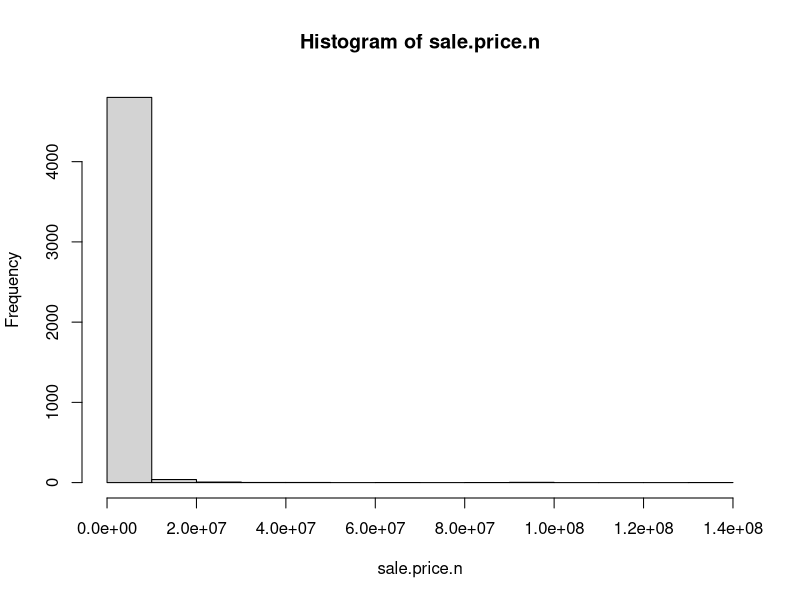
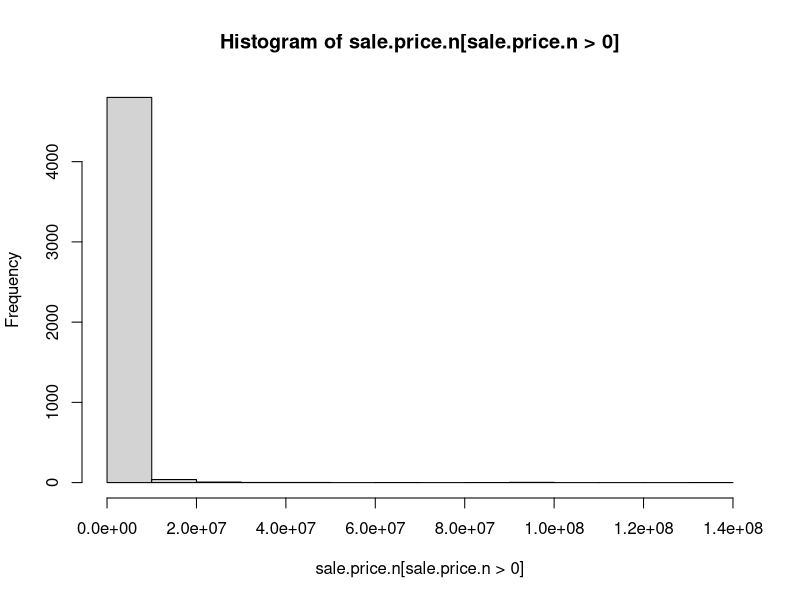

These charts were generated, in order, by the following R code: (Note: this script raises an error after producing the figures.)
# UNIT 3 and 4 Project in R 
#Dataset: Bronx
#Group Members: Nathan Mowat, Jessica Wheeler, Gilles Salomon, Christopher Woodard

#STEP 1: DOWNLOAD PACKAGES AND LOAD THEM.
require(gdata)
require(plyr)

#STEP 2: GET DATA INTO R FROM DROPBOX
setwd("C:\\Users\\natha_000\\Dropbox\\WeekThreeProject\\Analysis\\Data")
bronx <- read.csv("rollingsales_bronx.csv",skip=4,header=TRUE)

#STEP 3: CHECK DATA
head(bronx)
summary(bronx)
str(bronx)

#STEP 4: CLEAN DATA
bronx$SALE.PRICE.N <- as.numeric(gsub("[^[:digit:]]","", bronx$SALE.PRICE)) #Changes SALE.PRICE to numeric, and cleans it up creating a new variable
count(is.na(bronx$SALE.PRICE.N)) #Counts all the NA's in the dataset under SALE.PRICE.N
names(bronx) <- tolower(names(bronx)) #Changes all column names to lower case
bronx$gross.sqft <- as.numeric(gsub("[^[:digit:]]","", bronx$gross.square.feet)) #Gets rid of leading digits
bronx$land.sqft <- as.numeric(gsub("[^[:digit:]]","", bronx$land.square.feet)) #Gets rid of leading digits
bronx$sale.date <- as.Date(bronx$sale.date) # Changes sale.date to date format in R
bronx$year.built <- as.numeric(as.character(bronx$year.built)) #Changes variable to numeric from factor

#STEP 5: VISUALIZE DATA OF SALES AND GROSS.SQFT
attach(bronx)
hist(sale.price.n) # regular histogram of the data, doesn't look right.
hist(sale.price.n[sale.price.n>0]) #noticed over 15,000 missing data (or NA's) for sales.price.n
hist(gross.sqft[sale.price.n==0]) #WONT RUN AS OF NOW
detach(bronx)

bronx.sale <- bronx[bk$sale.price.n!=0,] #Keeping only the actual sales: DOESNT GET RID OF NA's, NOT ZEROES IN DATA SET, THEY ARE DASHES (-)
plot(bronx.sale$gross.sqft,bronx.sale$sale.price.n) #ScatterPlot of gross.sqft (on x-axis) vs sale.price.n (on y-axis)

#STEP 6: LOOK AT 1-3 FAMILY HOMES
bronx.homes <- bronx.sale[which(grepl("FAMILY",bronx.sale$building.class.category)),] 
dim(bronx.homes) # shows 2589 Rows and 24 Columns
plot(log(bronx.homes$gross.sqft),log(bronx.homes$sale.price.n)) #Plot of Log transform of gross.sqft and sale.price.n
summary(bronx.homes[which(bronx.homes$sale.price.n<100000),]) #Summary of sale.price.n below $100,000


#STEP 7: REMOVE OUTLIERS THAT DON'T SEEM LIKE ACTUAL SALES
bronx.homes$outliers <- (log(bronx.homes$sale.price.n) <=5) + 0 #Removed the log data that was less than 5
bronx.homes <- bronx.homes[which(bronx.homes$outliers==0),] 
plot(log(bronx.homes$gross.sqft),log(bronx.homes$sale.price.n)) #ScatterPlot of Log gross.sqft vs sale.price.n with outliers removed
